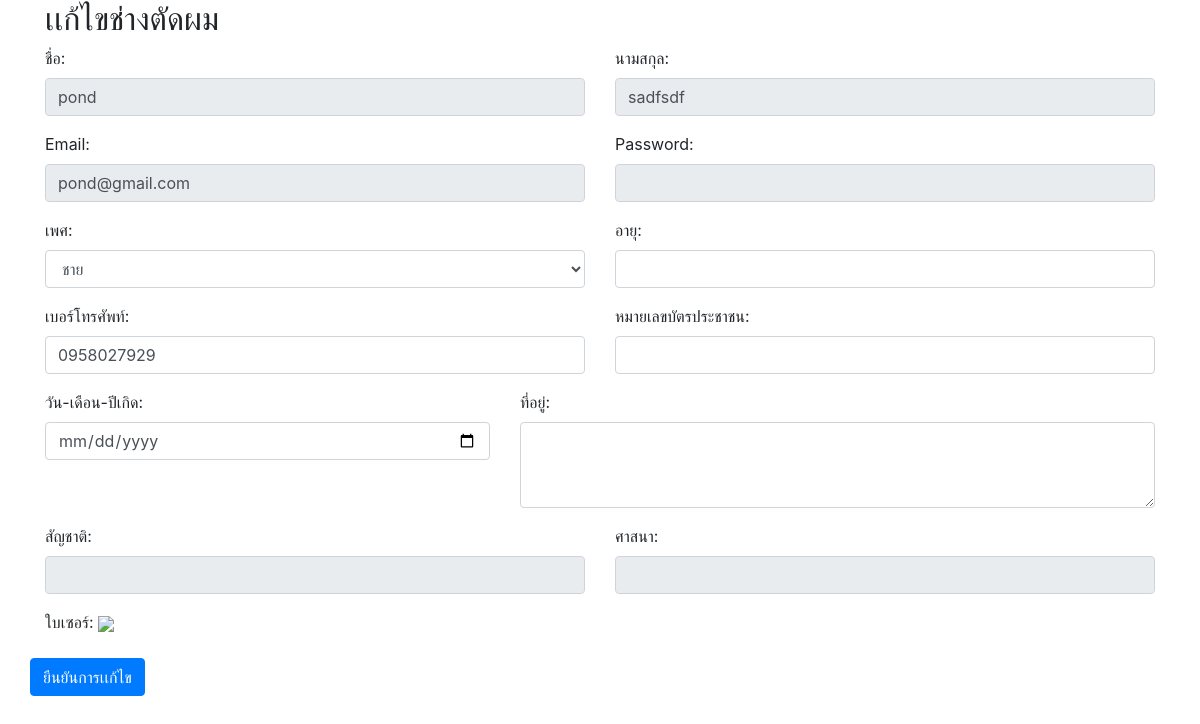
/font_end/hs_formEdit.php?id=1, run on an earlier commit of the app's database.
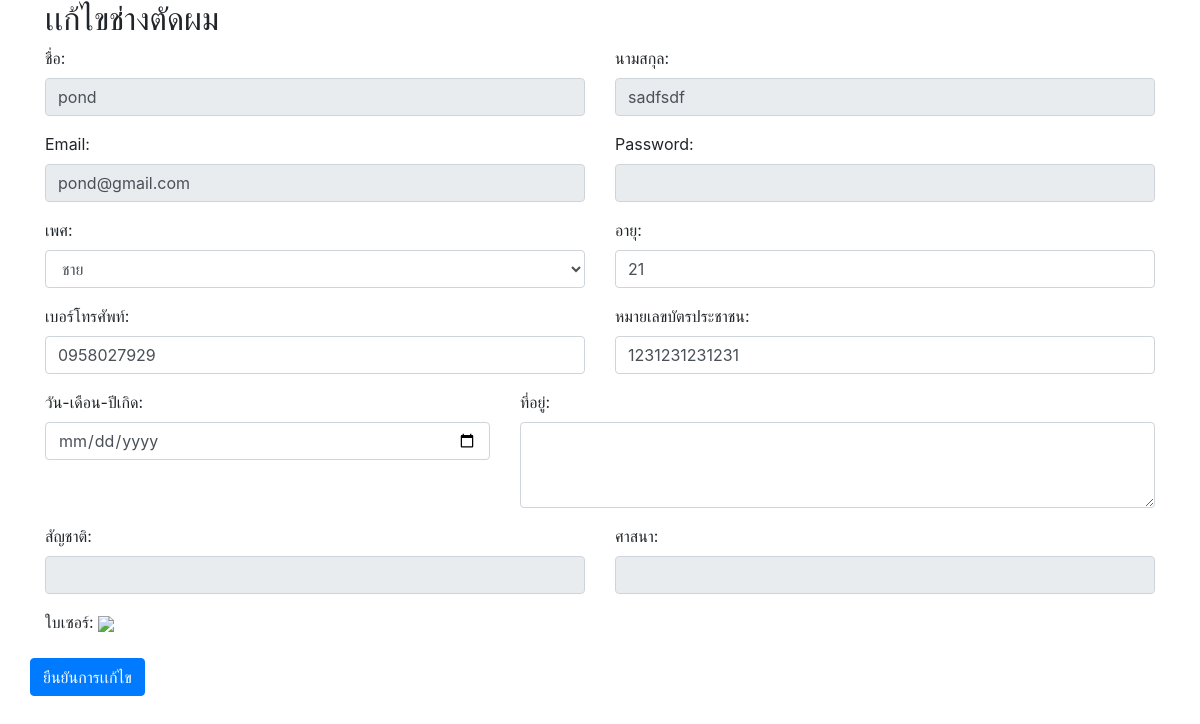
And on a later commit of the database.
### tables this page shows
CREATE TABLE `user_table` (
  `user_id` int(11) NOT NULL,
  `user_name` varchar(50) NOT NULL,
  `user_lastname` varchar(50) NOT NULL,
  `user_phone` varchar(12) NOT NULL,
  `user_email` varchar(50) NOT NULL,
  `user_password` text NOT NULL,
  `user_idcard` varchar(13) NOT NULL,
  `user_birthdate` date NOT NULL,
  `user_age` int(11) DEFAULT NULL,
  `user_gender` varchar(10) DEFAULT NULL,
  `user_Certificate` varchar(255) DEFAULT NULL,
  `user_nationality` varchar(100) DEFAULT NULL,
  `user_religion` varchar(100) DEFAULT NULL,
  `user_address` text NOT NULL,
  `namelocation` varchar(255) NOT NULL,
  `user_latitude` varchar(255) NOT NULL,
  `user_longtitude` varchar(255) NOT NULL
);

### font_end/hs_formEdit.php (the view, shortened to what the changed rows need)
<!DOCTYPE html>
<html lang="en">
<head>
    <link rel="stylesheet" href="https://stackpath.bootstrapcdn.com/bootstrap/4.5.2/css/bootstrap.min.css">
</head>
<body>
    <div class="container">
        <h2>เเก้ไขช่างตัดผม</h2>
        <?php
        if (isset($_GET['id'])) {
            $userId = $_GET['id'];
            require_once '../config.php';
            $stmt = $conn->prepare("SELECT * FROM user_table WHERE user_id = ?");
            $stmt->bind_param("i", $userId);
            $stmt->execute();
            $result = $stmt->get_result();
            if ($result->num_rows > 0) {
                $userData = $result->fetch_assoc();
        ?>
                <form action="../black_end/hs/updateProcess.php" method="POST">
                    <div class="row">
                        <div class=" col-md-6 ">
                            <div class="form-group">
                                <label for="user_name">ชื่อ:</label>
                                <input type="text" class="form-control" name="user_name" value="<?= $userData['user_name']; ?>" required disabled>
                            </div>
                        </div>
                        <div class=" col-md-6 ">
                            <div class="form-group">
                                <label for="user_lastname">นามสกุล:</label>
                                <input type="text" class="form-control" name="user_lastname" value="<?= $userData['user_lastname']; ?>" required disabled>
                            </div>
                        </div>
                        <div class=" col-md-6 ">
                            <div class="form-group">
                                <label for="user_email">Email:</label>
                                <input type="email" class="form-control" name="user_email" value="<?= $userData['user_email']; ?>" required disabled>
                            </div>
                        </div>
                        <div class=" col-md-6 ">
                            <div class="form-group">
                                <label for="user_password">Password:</label>
                                <input type="password" class="form-control" name="user_password" required disabled>
                            </div>
                        </div>
                        <div class=" col-md-6 ">
                            <div class="form-group">
                                <label for="user_gender">เพศ:</label>
                                <select class="form-control" name="user_gender" required>
                                    <option value="male" <?= ($userData['user_gender'] === 'male') ? 'selected' : ''; ?>>ชาย</option>
                                </select>
                            </div>
                        </div>
                        <div class=" col-md-6 ">
                            <div class="form-group">
                                <label for="user_age">อายุ:</label>
                                <input type="number" class="form-control" name="user_age" value="<?= $userData['user_age']; ?>" required>
                            </div>
                        </div>
                        <div class=" col-md-6 ">
                            <div class="form-group">
                                <label for="user_phone">เบอร์โทรศัพท์:</label>
                                <input type="phone" class="form-control" name="user_phone" value="<?= $userData['user_phone']; ?>" required>
                            </div>
                        </div>
                        <div class=" col-md-6 ">
                            <div class="form-group">
                                <label for="user_idcard">หมายเลขบัตรประชาชน:</label>
                                <input type="number" class="form-control" name="user_idcard" value="<?= $userData['user_idcard']; ?>" required>
                            </div>
                        </div>
                        <div class=" col-md-5 ">
                            <div class="form-group">
                                <label for="user_birthdate">วัน-เดือน-ปีเกิด:</label>
                                <input type="date" class="form-control" id="user_birthdate" name="user_birthdate" required>
                            </div>
                        </div>
                        <div class=" col-md-7 ">
                            <div class="form-group">
                                <label for="user_address">ที่อยู่:</label>
                                <textarea class="form-control" name="user_address" rows="3" required><?= $userData['user_address']; ?></textarea>
                            </div>
                        </div>
                        <div class=" col-md-6 ">
                            <div class="form-group">
                                <label for="user_nationality">สัญชาติ:</label>
                                <input type="nationality" class="form-control" name="user_nationality	" value="<?= $userData['user_nationality']; ?>" required disabled>
                            </div>
                        </div>
                        <div class=" col-md-6 ">
                            <div class="form-group">
                                <label for="user_religion">ศาสนา:</label>
                                <input type="religion" class="form-control" name="user_religion" value="<?= $userData['user_religion']; ?>" required disabled>
                            </div>
                        </div>
                        <div class=" col-md-12 ">
                            <div class="form-group">
                                <label for='user_Certificate'>ใบเซอร์:</label>
                                <img src='../asset/Certificate/$cer' style='width:400px;heigh:400px;'>
                            </div>
                        </div>
                        <button type="submit" class="btn btn-primary">ยืนยันการเเก้ไข</button>
                    </div>
                </form>
        <?php
            } else {
                echo "<p>User not found</p>";
            }
        } else {
            echo "<p>Invalid user ID</p>";
        }
        ?>
    </div>
</body>
</html>

What changed in the data, as far as the page shows it:
changed user_table "pond": user_age (not shown) → "21"; user_idcard (not shown) → "1231231231231"
